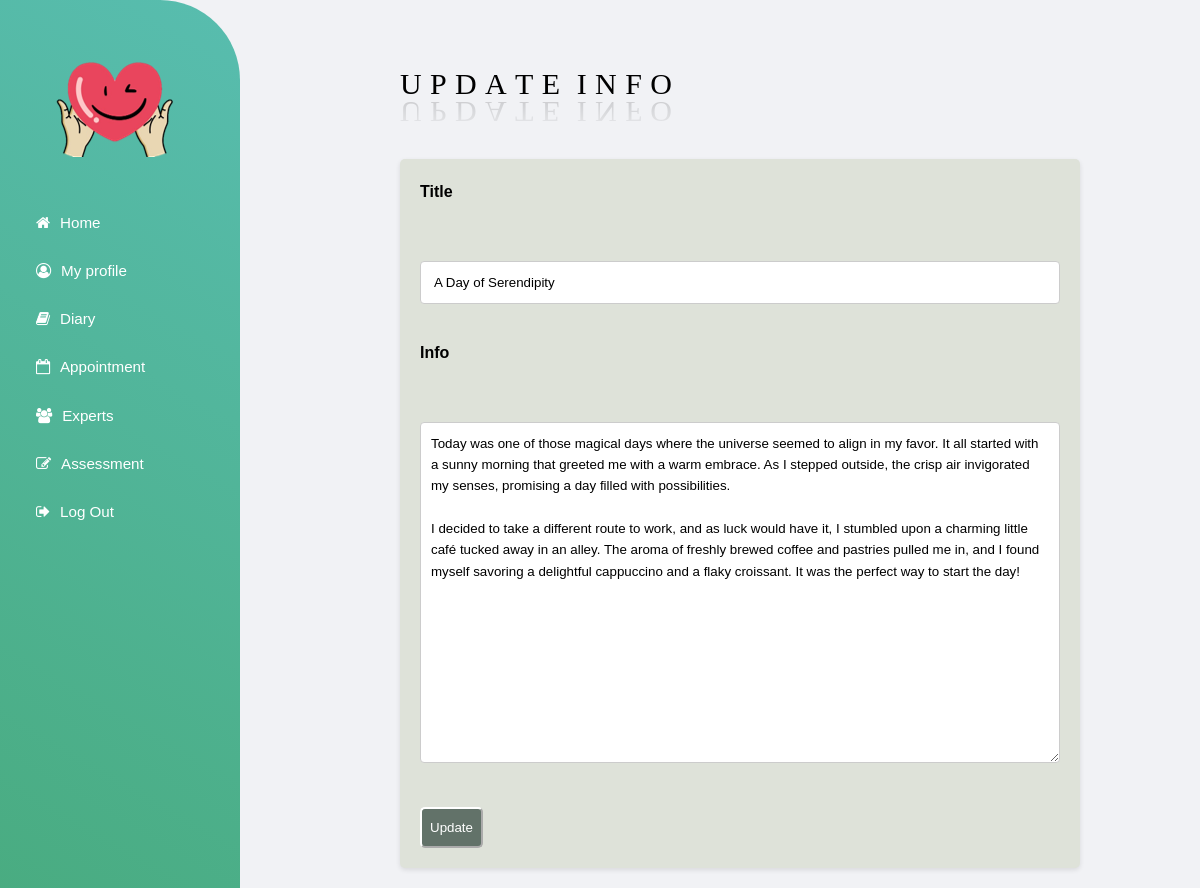
The page /student/diaryupdate/4/ (signed in) on the database its author committed.
### StudentDiary/models.py (models this page shows, shortened)
class Diary(models.Model):
    student = models.ForeignKey(Student, on_delete=models.CASCADE, related_name='diaries')
    title = models.CharField(max_length=100)
    diary = models.TextField()
    created_date = models.DateTimeField(default=timezone.now)
    class Meta:
        verbose_name_plural = "Diaries"

### StudentDiary/views.py (the view)
# urls.py: path('diaryupdate/<int:id>/',views.diaryupdate,name="diaryupdate"),
@student_required
def diaryupdate(request,id):
    diary=Diary.objects.get(id=id)
    return render(request,'studentupdatediary.html',{'diary':diary})

### StudentDiary/templates/studentupdatediary.html (shortened to what this page needs)
{% extends 'studentnavbar.html' %}
{% block content %}
<!DOCTYPE html>
<html lang="en">
<head>
</head>
{% load static %}
<link rel="stylesheet" href="{% static 'counselorschedulestyle.css' %}">
<body>
    <div class="moving_title">
        <span>U</span>
        <span>P</span>
        <span>D</span>
        <span>A</span>
        <span>T</span>
        <span>E</span>
        <span>I</span>
        <span>N</span>
        <span>F</span>
        <span>O</span>
    </div>
    <br><br>
    <div class="container1">
        <form action="{% url 'StudentDiary:diaryuprec' diary.id %}" method="post">
            <label for="">Title</label><br><br>
            <input type="text" name="title" value="{{diary.title}}"><br><br>
            <label for="">Info</label><br><br>
            <textarea name="diary" rows="15" cols="70">{{ diary.diary|default_if_none:'' }}</textarea><br><br>
            <button type="submit" id="new">Update</button>
        </form>
    </div>
</body>
</html>
{% endblock content %}

### StudentNavBar/static/studentnavbarstyle.css (style rules this page uses)
* { margin: 0; box-sizing: border-box; font-family: Verdana, sans-serif; line-height: 1.6; }
body { margin: 0; background-color: #f1f2f5; }

### CounselorSchedule/static/counselorschedulestyle.css (style rules this page uses)
.container1 #new { background-color: #627269; border-color: white; border-radius: 5px; padding: 8px; color: white; }
.container1 { padding: 8px; }
.container1 { padding: 0px 100px 100px 100px; }
.container1 { max-width: 680px; margin: 0px auto 20px 100px; padding: 20px; background-color: #f4f4f4; border-radius: 5px; box-shadow: 0 2px 5px rgba(0, 0, 0, 0.1); }
.container1 { background-color: rgb(222, 226, 217); }
label { display: block; font-weight: bold; margin-bottom: 5px; }
input[type="text"], textarea { width: 100%; padding: 10px; margin-bottom: 10px; border: 1px solid #ccc; border-radius: 4px; box-sizing: border-box; }
.moving_title { position: relative; -webkit-box-reflect: below -20px linear-gradient(transparent, rgba(0, 0, 0, 0.2)); font-size: 30px; margin-left: 100px; }
.moving_title span { font-family: 'impact'; position: relative; display: inline-block; color: black; animation: moving_title 1s infinite; }

### rows shown on the page
Diary: title "A Day of Serendipity", diary "Today was one of those magical days where the universe seemed to align in my favor. It all started with a sunny morning that greeted me with a warm embrace. As I stepped outside, the crisp air invigorated my senses, promising a day filled with possibilities. I decided to take a different route to work, and as luck would have it, I stumbled upon a charming little café tucked away in an alley. The aroma of freshly brewed coffee and pastries pulled me in, and I found myself savoring a delightful cappuccino and a flaky croissant. It was the perfect way to start the day!"
